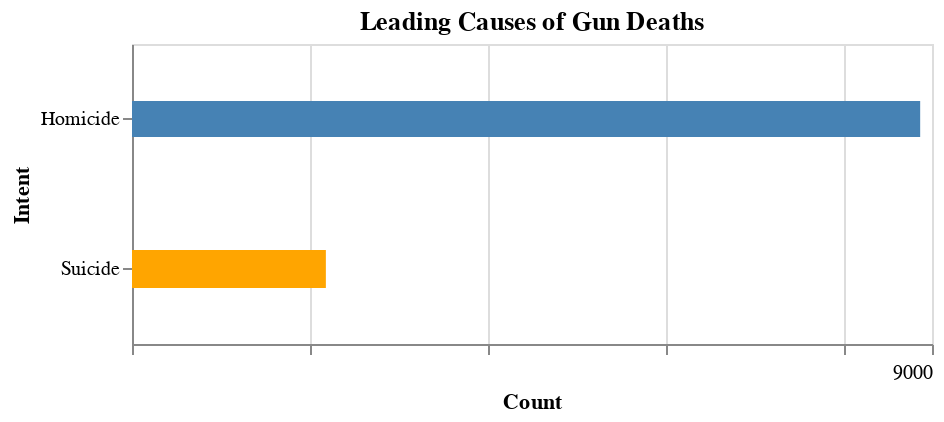

Notebook cell for this chart:
### Code cell
# Data Story #2 (trickery) - Horizontal Bar Chart
import pandas as pd
import altair as alt

filtered_df = df[(df['place'] == 'Street') & (df['intent'].isin(['Suicide', 'Homicide']))]

intent_counts = (filtered_df.groupby('intent').size().reset_index(name='count'))

intent_counts['bar_size'] = intent_counts['intent'].map({'Homicide': 50,'Suicide': 53})

trickery_chart = alt.Chart(intent_counts).mark_bar().encode(
    x=alt.X('count:Q', title='Count', axis=alt.Axis(values=[0, 2000, 4000, 6000, 8000, 9000], ticks=True, grid = True, labelExpr="datum.value == 9000 ? '9000' : ''", labelPadding=4)),
    y=alt.Y('intent:N', sort='-x', title='Intent'),
    size=alt.Size('bar_size:Q', legend=None),
    color=alt.Color('intent:N', legend=None,
                    scale=alt.Scale(range=['steelblue', 'orange'])),
    tooltip=['intent:N', 'count:Q']
).properties(
    title='Leading Causes of Gun Deaths',
    width=400,
    height=150
)

trickery_chart

### Figure 1 — Vega-Lite specification as saved in the notebook (floating-point values rounded to 4 significant figures)
{"config": {"view": {"continuousWidth": 300, "continuousHeight": 300}}, "data": {"name": "data-3ab5ec32424a86093e09be0fd03c89a5"}, "mark": {"type": "bar"}, "encoding": {"color": {"field": "intent", "legend": null, "scale": {"range": ["steelblue", "orange"]}, "type": "nominal"}, "size": {"field": "bar_size", "legend": null, "type": "quantitative"}, "tooltip": [{"field": "intent", "type": "nominal"}, {"field": "count", "type": "quantitative"}], "x": {"axis": {"grid": true, "labelExpr": "datum.value == 9000 ? '9000' : ''", "labelPadding": 4, "ticks": true, "values": [0, 2000, 4000, 6000, 8000, 9000]}, "field": "count", "title": "Count", "type": "quantitative"}, "y": {"field": "intent", "sort": "-x", "title": "Intent", "type": "nominal"}}, "height": 150, "title": "Leading Causes of Gun Deaths", "width": 400, "$schema": "https://vega.github.io/schema/vega-lite/v5.20.1.json", "datasets": {"data-3ab5ec32424a86093e09be0fd03c89a5": [{"intent": "Homicide", "count": 8867, "bar_size": 50}, {"intent": "Suicide", "count": 2181, "bar_size": 53}]}}
